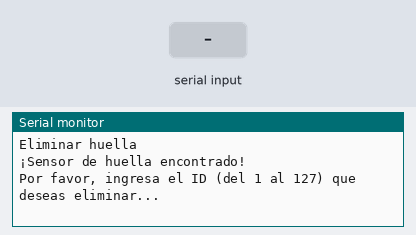
This sketch was run on a simulated ESP32. Shown: the last lines printed to the serial monitor. Inputs (shaded band) come from the test bench.

Above: at 2.2 s.
2.3 s: "90,45\n" received over Serial
At 3.2 s:
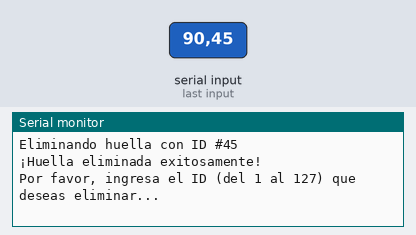
3.8 s: "30,150\n" received over Serial
At 4.3 s:
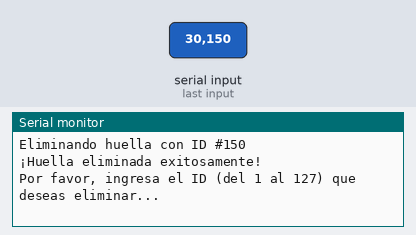
Timing chart, 0 to 6.8 s (numbered marks = the images above; inputs shaded):
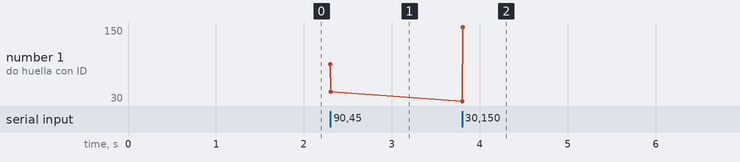

Measured:
- after the input at 2.3 s, the serial monitor: prints a new line at once (image 1)
- after the input at 3.8 s, the serial monitor: prints a new line at once (image 2)
- plotted number 1: 45 → 150 after the input at 3.8 s

The sketch:

delete.ino
```cpp
#include <Adafruit_Fingerprint.h>

#define RX_HUELLA 17  // Pin RX del sensor
#define TX_HUELLA 16  // Pin TX del sensor

HardwareSerial Serial_Huella(1);
Adafruit_Fingerprint finger = Adafruit_Fingerprint(&Serial_Huella);

void setup()
{
  Serial.begin(115200);
  delay(1000);
  Serial.println("\n\nEliminar huella");

  // Configurar la velocidad de comunicación con el sensor
  Serial_Huella.begin(57600, SERIAL_8N1, RX_HUELLA, TX_HUELLA);

  if (finger.verifyPassword()) {
    Serial.println("¡Sensor de huella encontrado!");
  } else {
    Serial.println("No se encontró el sensor de huella :(");
    while (1);  // Detener ejecución
  }
}

uint8_t leerNumero(void) {
  uint8_t num = 0;

  while (num == 0) {
    while (!Serial.available());
    num = Serial.parseInt();
  }
  return num;
}

void loop()
{
  Serial.println("Por favor, ingresa el ID (del 1 al 127) que deseas eliminar...");
  uint8_t id = leerNumero();
  if (id == 0) { // ID 0 no permitido
    return;
  }

  Serial.print("Eliminando huella con ID #");
  Serial.println(id);

  eliminarHuella(id);
}

uint8_t eliminarHuella(uint8_t id) {
  uint8_t p = -1;

  p = finger.deleteModel(id);

  if (p == FINGERPRINT_OK) {
    Serial.println("¡Huella eliminada exitosamente!");
  } else if (p == FINGERPRINT_PACKETRECIEVEERR) {
    Serial.println("Error de comunicación con el sensor");
  } else if (p == FINGERPRINT_BADLOCATION) {
    Serial.println("No se pudo eliminar en esa ubicación");
  } else if (p == FINGERPRINT_FLASHERR) {
    Serial.println("Error al escribir en la memoria del sensor");
  } else {
    Serial.print("Error desconocido: 0x"); Serial.println(p, HEX);
  }

  return p;
}
```
